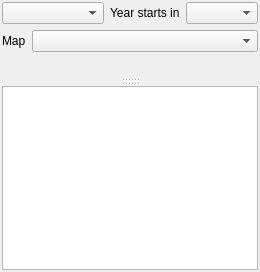
<?xml version="1.0" encoding="UTF-8"?>
<ui version="4.0">
 <class>PostExtremesDock</class>
 <widget class="QWidget" name="PostExtremesDock">
  <property name="windowTitle">
   <string>Extremes</string>
  </property>
  <layout class="QVBoxLayout" name="verticalLayout_PostExtremesDock">
   <property name="leftMargin">
    <number>2</number>
   </property>
   <property name="topMargin">
    <number>2</number>
   </property>
   <property name="rightMargin">
    <number>2</number>
   </property>
   <property name="bottomMargin">
    <number>2</number>
   </property>
   <item>
    <layout class="QHBoxLayout" name="horizontalLayout_postExtremes" stretch="1,0,0">
     <item>
      <widget class="QComboBox" name="comboBox_postExtremeKind">
       <property name="toolTip">
        <string>Annual maxima (with return periods), annual minima or the 7-day minimum.</string>
       </property>
      </widget>
     </item>
     <item>
      <widget class="QLabel" name="label_postYearStart">
       <property name="text">
        <string>Year starts in</string>
       </property>
      </widget>
     </item>
     <item>
      <widget class="QComboBox" name="comboBox_postYearStart">
       <property name="toolTip">
        <string>January for calendar years, or the first month of the water year.</string>
       </property>
      </widget>
     </item>
    </layout>
   </item>
   <item>
    <layout class="QHBoxLayout" name="horizontalLayout_postExtremesMap" stretch="0,1">
     <item>
      <widget class="QLabel" name="label_postExtremesMap">
       <property name="text">
        <string>Map</string>
       </property>
      </widget>
     </item>
     <item>
      <widget class="QComboBox" name="comboBox_postExtremesMap">
       <property name="toolTip">
        <string>The run's maximum of Q, or mRM's bankfull discharge (mhm-tools), on the Map dock.</string>
       </property>
      </widget>
     </item>
    </layout>
   </item>
   <item>
    <widget class="QLabel" name="label_postExtremesNotes">
     <property name="wordWrap">
      <bool>true</bool>
     </property>
    </widget>
   </item>
   <item>
    <widget class="QSplitter" name="splitter_postExtremes">
     <property name="orientation">
      <enum>Qt::Vertical</enum>
     </property>
     <widget class="QWidget" name="widget_postExtremesAnnual">
      <property name="sizePolicy">
       <sizepolicy hsizetype="Expanding" vsizetype="Expanding">
        <horstretch>0</horstretch>
        <verstretch>1</verstretch>
       </sizepolicy>
      </property>
     </widget>
     <widget class="QWidget" name="widget_postExtremesReturn">
      <property name="sizePolicy">
       <sizepolicy hsizetype="Expanding" vsizetype="Expanding">
        <horstretch>0</horstretch>
        <verstretch>1</verstretch>
       </sizepolicy>
      </property>
     </widget>
     <widget class="QTableWidget" name="tableWidget_postReturnLevels">
      <property name="toolTip">
       <string>GEV return levels (L-moments); ten years or more only.</string>
      </property>
      <property name="editTriggers">
       <set>QAbstractItemView::NoEditTriggers</set>
      </property>
      <property name="selectionBehavior">
       <enum>QAbstractItemView::SelectRows</enum>
      </property>
      <attribute name="horizontalHeaderStretchLastSection">
       <bool>true</bool>
      </attribute>
     </widget>
    </widget>
   </item>
  </layout>
 </widget>
 <resources />
 <connections />
</ui>
